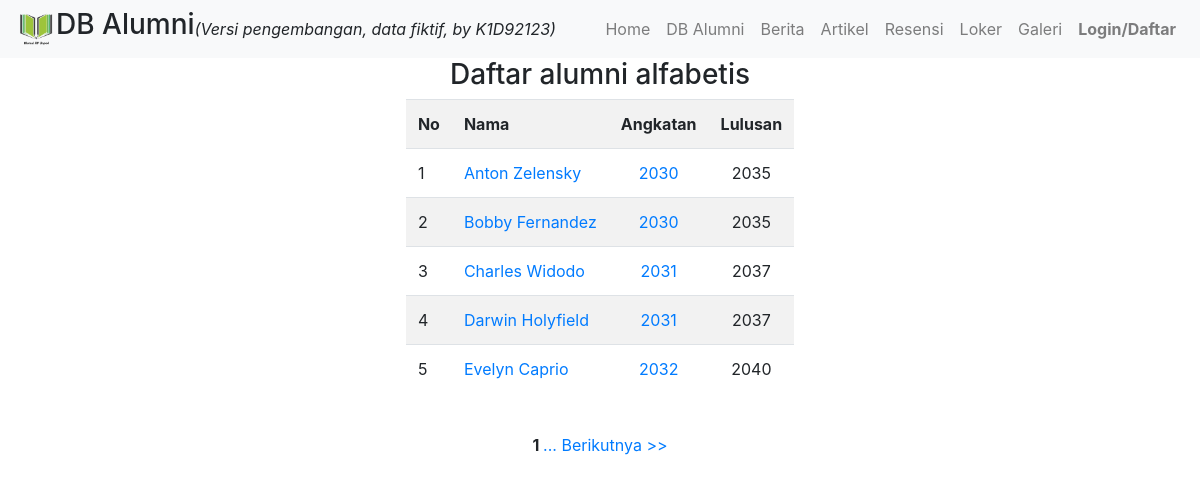
The page /alumni/ on the database its author committed.
### alumni/models.py (models this page shows, shortened)
class Profile(models.Model):
    user = models.OneToOneField(User, on_delete=models.CASCADE)
    angkatan = models.IntegerField(null=True)
    lulusan = models.IntegerField(null=True)
    avatar = models.ImageField(default='logounpad.jpg', upload_to='photo')
    bio = models.TextField()

### alumni/views.py (the view)
# urls.py: path('alumni/', views.alumni, name='alumni'),
def alumni(request):
    alumni = Profile.objects.all().order_by('user__first_name')
    items_per_page = 5
    paginator = Paginator(alumni, items_per_page)
    page_number = request.GET.get('page')
    page = paginator.get_page(page_number)
    context = {'page': page, }
    return render(request,'daftaralumni.html', context)

### alumni/templates/daftaralumni.html (shortened to what this page needs)
{% extends 'base.html' %}
{% block content %}
<center>
<h3>Daftar alumni alfabetis</h3>
<table style="width: auto" class="table table-striped">
    <tr bgcolor='lightgrey'>
        <td><b>No</b></td>
        <td><b>Nama</b></td>
        <td align="center"><b>Angkatan</b></td>
        <td align="center"><b>Lulusan</b></td>
    </tr>
    {% for x in page %}
    <tr>
        <td>{{ forloop.counter0|add:page.start_index }}</td>
        <td><a href="detail_alumni/{{ x.id }}">{{x.user.first_name }} {{ x.user.last_name }}</a></td>
        <td align="center"><a href="detail_angkatan/{{ x.angkatan }}">{{ x.angkatan }}</td>
        <td align="center">{{ x.lulusan }}</td>
    </tr>
    {% endfor %}
    </table>
<br>
    <span class="current-page"><b>  {{ page.number }} </b>  </span>
    {% if page.has_next %}
        <a href="?page={{ page.next_page_number }}"> ... Berikutnya >> </a>
    {% endif %}
</center>
{% endblock%}

### alumni/templates/base.html (shortened to what this page needs)
<!doctype html>
<html lang="en">
  <head>
    <link rel="stylesheet" href="https://cdn.jsdelivr.net/npm/bootstrap@4.0.0/dist/css/bootstrap.min.css">
  </head>
<body>
{% load static %}
<nav class="navbar navbar-expand-lg navbar-light bg-light">
    <img src = '{% static 'img/alumnijip.png' %}' width="40" height="40" alt="Logo alumni" >
    <h3>DB Alumni</h3> <i>(Versi pengembangan, data fiktif, by K1D92123)</i>
  <div class="collapse navbar-collapse justify-content-end" id="navbarSupportedContent">
    <ul class="navbar-nav ">
      <li class="nav-item ">
        <a class="nav-link " href="{% url 'home' %}">Home <span class="sr-only">(current)</span></a>
      </li>
      <li class="nav-item">
        <a class="nav-link " href="{% url 'alumni' %}">DB Alumni</a>
      </li>
      <li class="nav-item">
        <a class="nav-link " href="{% url 'list_berita' %}">Berita</a>
      </li>
      <li class="nav-item">
        <a class="nav-link" href="{% url 'list_artikel' %}">Artikel</a>
      </li>
      <li class="nav-item">
        <a class="nav-link " href="{% url 'list_resensi' %}"> Resensi</a>
      </li>
           <li class="nav-item">
        <a class="nav-link " href="{% url 'list_loker' %}">Loker</a>
      </li>
       <li class="nav-item">
        <a class="nav-link" href="#">Galeri</a>
      </li>
{% if user.is_authenticated %}
<li class="nav-item dropdown">
        <a class="nav-link dropdown-toggle" href="#" id="navbarDropdown" role="button" data-toggle="dropdown" aria-haspopup="true" aria-expanded="false">
         <b> {{ user.first_name }} {{ user.last_name }} </b>
        </a>
        <div class="dropdown-menu" aria-labelledby="navbarDropdown">
          <a class="dropdown-item" href="{% url 'profile' %}">Edit profil</a>
        <div class="dropdown-divider"></div>
          <a class="dropdown-item" href="{% url 'berita' %}">Kirim berita</a>
        <div class="dropdown-divider"></div>
          <a class="dropdown-item" href="{% url 'artikel' %}">Kirim artikel</a>
        <div class="dropdown-divider"></div>
          <a class="dropdown-item" href="{% url 'resensi' %}">Buat resensi buku</a>
        <div class="dropdown-divider"></div>
            <a class="dropdown-item" href="{% url 'loker' %}">Info lowongan kerja</a>
        <div class="dropdown-divider"></div>
            <a class="dropdown-item" href="{% url 'isi_survei' %}">Isi survei alumni</a>
    </div>
      </li>
<a href="{% url 'logout' %}" class="nav-item nav-link"><b>Logout</button></b></a>
{% else %}
                    <a href="{% url 'login' %}" class="nav-item nav-link"><b>Login/Daftar</b></a>
                  {% endif %}
    </ul>
  </div>
</nav>
   {% block content %}
   {% endblock %}
</body>
</html>

### rows shown on the page
Profile: user.first_name "Anton", user.last_name "Zelensky", angkatan "2030", lulusan "2035"
Profile: user.first_name "Bobby", user.last_name "Fernandez", angkatan "2030", lulusan "2035"
Profile: user.first_name "Charles", user.last_name "Widodo", angkatan "2031", lulusan "2037"
Profile: user.first_name "Darwin", user.last_name "Holyfield", angkatan "2031", lulusan "2037"
Profile: user.first_name "Evelyn", user.last_name "Caprio", angkatan "2032", lulusan "2040"

### other values the page prints
{{ page.number }} "1"
